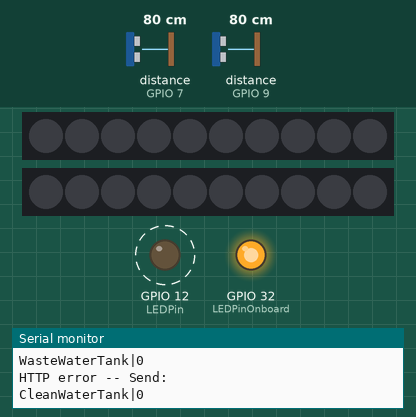
Bench run of a sketch on a simulated ESP32. Parts: 2 × 10 RGB LEDs in strip order, left to right, output pins drawn as LEDs (lit = HIGH), the last lines printed to the serial monitor. Dashed ring = blinking. The test bench sets the inputs (shaded band); at power-on: distance to the obstacle (sensors on GPIO 7, GPIO 9) 80 cm. WiFi joins after 1.5 s; servers stay silent unless stated.

Above: at 3.2 s.
3.3 s: distance to the obstacle (sensor on GPIO 7) set to 2 cm
At 4.6 s:
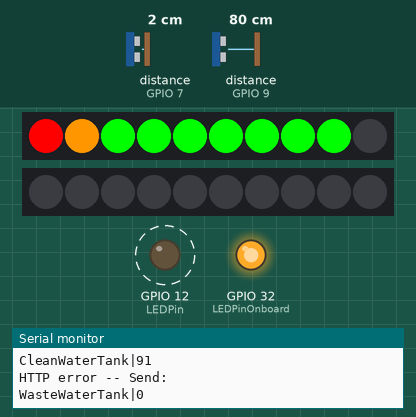
7.2 s: distance to the obstacle (sensor on GPIO 9) set to 2 cm
At 9.1 s:
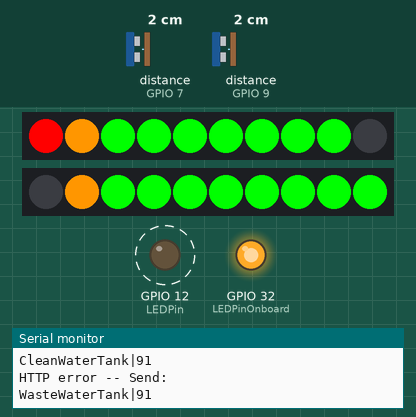
10.7 s: distance to the obstacle (sensor on GPIO 7) set to 18 cm
At 11.8 s:
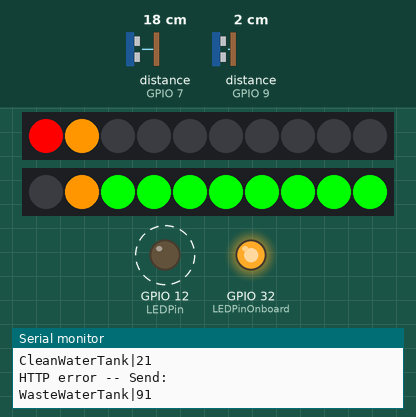
14.6 s: distance to the obstacle (sensor on GPIO 9) set to 4 cm
At 16.3 s:
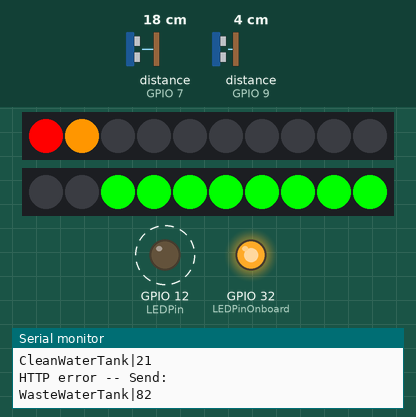
18.0 s: distance to the obstacle (sensor on GPIO 7) set to 4 cm
At 19.1 s:
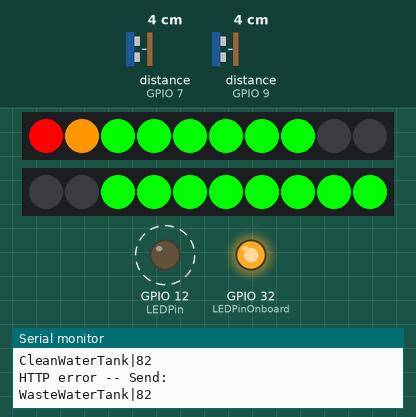
21.8 s: distance to the obstacle (sensor on GPIO 7) set to 35 cm
At 22.7 s:
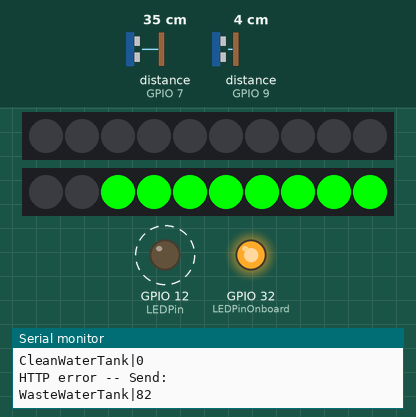
Timing chart, 0 to 26.2 s (numbered marks = the images above; inputs shaded):
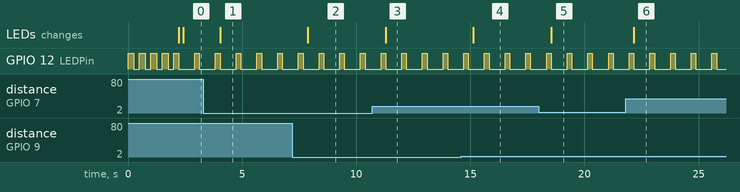

The sketch:

WS_Outside.ino
```cpp
#include <WiFi.h>
#include <HTTPClient.h>
#include <Arduino_JSON.h>
#include <Arduino.h>
#include <string>
#include "Ultrasonic.h"
#include <Grove_LED_Bar.h>

int LEDPin = 12;
int LEDOnboard = 25;
Ultrasonic ultrasonicFresh(7);     // Yellow to Blue Fresh Tank
Ultrasonic ultrasonicDirty(9);     // Yellow to Grey Waste Tank
Grove_LED_Bar barFresh(4, 5, 0);   // white, yellow
Grove_LED_Bar barGrey(10, 11, 1);  // white, yellow

float TankDepthInCM = 23;  // Size of Tank

String hostName = "TankSensors     ";

const char* ssid = "<InsertSSID>";
const char* password = "<InsertWPSPassword>";
String AuthKey = "<Insert_32_char_Shared_Key_Here>";
String serverAddress = "http://192.168.200.36:5000/";  // Replace with your server address

WiFiClient client;
HTTPClient http;
String authHeader;
String hostshort;

void setup(void) {
  pinMode(LEDPin, OUTPUT);
  int LEDPinOnboard = 32;
  pinMode(LEDPinOnboard, OUTPUT);
  digitalWrite(LEDPinOnboard, HIGH);
  authHeader = hostName + AuthKey;
  hostshort = hostName;
  hostshort.trim();
  Serial.println(authHeader);
  Serial.begin(115200);
  WiFi.begin(ssid, password);
  while (WiFi.status() != WL_CONNECTED) {
    digitalWrite(LEDPin, HIGH);
    delay(250);
    digitalWrite(LEDPin, LOW);
    delay(250);
    digitalWrite(LEDPin, HIGH);
    delay(250);
    Serial.println("Init >> Connecting to Wi-Fi...");
    digitalWrite(LEDPin, LOW);
    delay(250);
  }
  Serial.println("Init >> Wi-Fi connected successfully: " + WiFi.localIP().toString());
  digitalWrite(LEDPin, HIGH);
}
void loop() {
  digitalWrite(LEDPin, HIGH);
  float RangeInCentimeters;
  float RangeInCentimetersDirty;

  RangeInCentimeters = ultrasonicFresh.MeasureInCentimeters();
  RangeInCentimetersDirty = ultrasonicDirty.MeasureInCentimeters();

  if (RangeInCentimeters > TankDepthInCM) { RangeInCentimeters = TankDepthInCM; }
  if (RangeInCentimetersDirty > TankDepthInCM) { RangeInCentimetersDirty = TankDepthInCM; }
  float WaterDepth = TankDepthInCM - RangeInCentimeters;
  float WaterDepthD = TankDepthInCM - RangeInCentimetersDirty;
  float WaterPercent = (WaterDepth / TankDepthInCM) * 100.0;    // clean tank 100% is good (so distance should be nearer 23 cm)
  float WaterPercentD = (WaterDepthD / TankDepthInCM) * 100.0;  // Grey water tank should measure emptiness not fullness (i.e. 100% is bad, not good) (so distance should be nearer zero cm)
  int WaterDepthBar = (WaterPercent / 10);
  int WaterDepthBarD = (WaterPercentD / 10);

  JsonSendSensorData("CleanWaterTank", WaterPercent);
  barFresh.setLevel(WaterDepthBar);
  JsonSendSensorData("WasteWaterTank", WaterPercentD);
  barGrey.setLevel(WaterDepthBarD);

  delay(250);
  digitalWrite(LEDPin, LOW);
  delay(250);
}

void JsonSendSensorData(String Sensor, int value) {

  std::string valueStr = std::to_string(value);
  String arduinoValueStr = String(valueStr.c_str());
  String rawUrl = serverAddress + "api/analogs/" + Sensor + "/" + arduinoValueStr;
  http.begin(rawUrl);
  http.addHeader("ServiceKey", authHeader);
  if (http.GET() == 200) {
    Serial.println("HTTP Success -- Send: ");
    digitalWrite(LEDPin, HIGH);
  } else {
    Serial.println("HTTP error -- Send: ");
    digitalWrite(LEDPin, LOW);
  }
  Serial.print(Sensor);
  Serial.print("|");
  Serial.println(arduinoValueStr);
  http.end();
}
```

Measured:
- after the input at 3.3 s, the LEDs: change after 0.74 s (image 1)
- after the input at 7.2 s, the LEDs: change after 0.67 s (image 2)
- after the input at 10.7 s, the LEDs: change after 0.59 s (image 3)
- after the input at 14.6 s, the LEDs: change after 0.52 s (image 4)
- after the input at 18.0 s, the LEDs: change after 0.54 s (image 5)
- after the input at 21.8 s, the LEDs: change after 0.36 s (image 6)
- by itself, GPIO 12 (LEDPin): alternates HIGH for 0.20 s and LOW for 0.70 s
